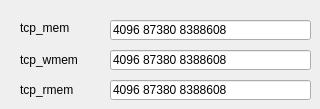
       <widget class="QWidget" name="usermemory">
        <attribute name="title">
         <string>User Memory</string>
        </attribute>
        <widget class="QLabel" name="label_24">
         <property name="geometry">
          <rect>
           <x>20</x>
           <y>80</y>
           <width>71</width>
           <height>20</height>
          </rect>
         </property>
         <property name="text">
          <string>tcp_rmem</string>
         </property>
        </widget>
        <widget class="QLineEdit" name="tcp_mem_user_rmem">
         <property name="geometry">
          <rect>
           <x>110</x>
           <y>80</y>
           <width>201</width>
           <height>20</height>
          </rect>
         </property>
         <property name="toolTip">
          <string>&lt;html&gt;&lt;head/&gt;&lt;body&gt;&lt;p&gt;put 3 values in bytes, can be separated by comma or space&lt;/p&gt;&lt;/body&gt;&lt;/html&gt;</string>
         </property>
         <property name="whatsThis">
          <string>&lt;html&gt;&lt;head/&gt;&lt;body&gt;&lt;p&gt;put 3 values in bytes, can be separated by comma or space&lt;/p&gt;&lt;/body&gt;&lt;/html&gt;</string>
         </property>
         <property name="inputMask">
          <string/>
         </property>
         <property name="text">
          <string>4096 87380 8388608</string>
         </property>
         <property name="maxLength">
          <number>200</number>
         </property>
        </widget>
        <widget class="QLabel" name="label_15">
         <property name="geometry">
          <rect>
           <x>20</x>
           <y>50</y>
           <width>81</width>
           <height>20</height>
          </rect>
         </property>
         <property name="text">
          <string>tcp_wmem</string>
         </property>
        </widget>
        <widget class="QLineEdit" name="tcp_mem_user">
         <property name="geometry">
          <rect>
           <x>110</x>
           <y>20</y>
           <width>201</width>
           <height>20</height>
          </rect>
         </property>
         <property name="toolTip">
          <string>&lt;html&gt;&lt;head/&gt;&lt;body&gt;&lt;p&gt;put 3 values in bytes, can be separated by comma or space&lt;/p&gt;&lt;/body&gt;&lt;/html&gt;</string>
         </property>
         <property name="whatsThis">
          <string>&lt;html&gt;&lt;head/&gt;&lt;body&gt;&lt;p&gt;put 3 values in bytes, can be separated by comma or space&lt;/p&gt;&lt;/body&gt;&lt;/html&gt;</string>
         </property>
         <property name="inputMask">
          <string/>
         </property>
         <property name="text">
          <string>4096 87380 8388608</string>
         </property>
         <property name="maxLength">
          <number>200</number>
         </property>
        </widget>
        <widget class="QLabel" name="label_8">
         <property name="geometry">
          <rect>
           <x>20</x>
           <y>20</y>
           <width>71</width>
           <height>16</height>
          </rect>
         </property>
         <property name="text">
          <string>tcp_mem</string>
         </property>
        </widget>
        <widget class="QLineEdit" name="tcp_mem_user_wmem">
         <property name="geometry">
          <rect>
           <x>110</x>
           <y>50</y>
           <width>201</width>
           <height>20</height>
          </rect>
         </property>
         <property name="toolTip">
          <string>&lt;html&gt;&lt;head/&gt;&lt;body&gt;&lt;p&gt;put 3 values in bytes, can be separated by comma or space&lt;/p&gt;&lt;/body&gt;&lt;/html&gt;</string>
         </property>
         <property name="whatsThis">
          <string>&lt;html&gt;&lt;head/&gt;&lt;body&gt;&lt;p&gt;put 3 values in bytes, can be separated by comma or space&lt;/p&gt;&lt;/body&gt;&lt;/html&gt;</string>
         </property>
         <property name="inputMask">
          <string/>
         </property>
         <property name="text">
          <string>4096 87380 8388608</string>
         </property>
         <property name="maxLength">
          <number>200</number>
         </property>
        </widget>
       </widget>
